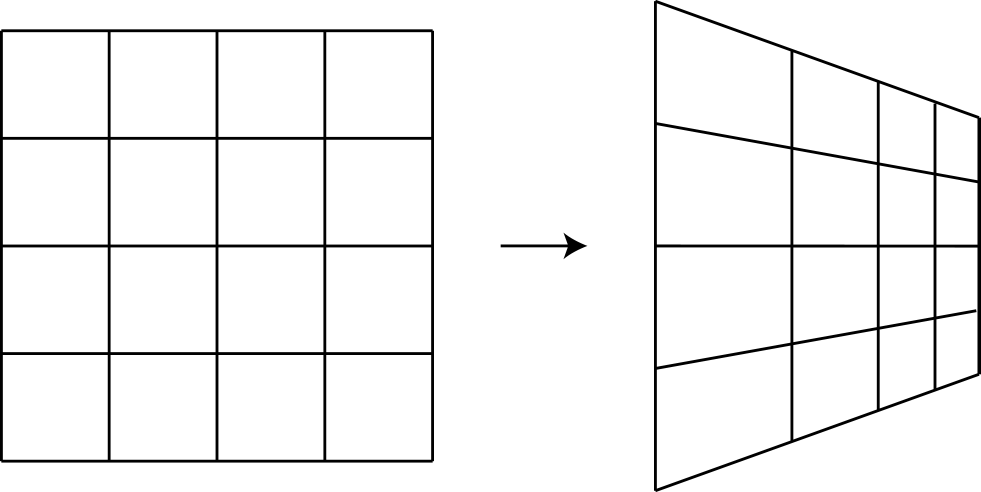
#> input picture logs.agents/figures/homography/example_homography.png, 2941 x 1476 px, found by its file name (shown at 1/3 size)
$ python vectorize_fast.py
#> lines starting #> are read from the running program, lines starting #| are printed output that depends on the picture
#!/usr/bin/env python3
"""
Fast vectorization & animation pipeline:
1. For each diagram, extract edges (Canny edge detection)
2. Vectorize edge mask to SVG using potrace
3. Create multi-layer animated GIF by rendering the SVG at increasing opacity/stroke widths
4. Export as compact GIF

Much faster than full layer-by-layer composition.
"""
import os
import subprocess
import tempfile
from pathlib import Path
from PIL import Image
import numpy as np
import cv2

DIAGRAMS = [
    "example_homography.png",
    "rotation_homography_vs3.png",
    "homography_plane_geometry2.png",
    "fig_matching_two_images3.png",
    "ransac_algo.png",
]

FIGURES_DIR = Path("figures/homography")


def extract_edges_and_create_svg(img_path, output_svg):
    """
    Extract edges from image and create SVG using potrace.
    Returns True if successful.
    """
    # Read image
    img = cv2.imread(str(img_path), cv2.IMREAD_GRAYSCALE)
    if img is None:
        print(f"    Failed to read {img_path}")
        return False

    # Extract edges (Canny)
    edges = cv2.Canny(img, 50, 150)

    # Create mask suitable for potrace (invert: white edges on black background)
    mask = cv2.bitwise_not(edges)

    # Save as PNG, then convert to PBM for potrace
    with tempfile.NamedTemporaryFile(suffix=".png", delete=False) as tmp:
        tmp_png = tmp.name

    cv2.imwrite(tmp_png, mask)

    # Convert PNG to PBM
    with tempfile.NamedTemporaryFile(suffix=".pbm", delete=False) as tmp:
        pbm_path = tmp.name

    try:
        # Use ImageMagick to convert PNG → PBM (simpler format for potrace)
        result = subprocess.run(
            ["magick", tmp_png, "-colorspace", "gray", "-threshold", "50%", pbm_path],
            capture_output=True,
            timeout=5,
        )

        if result.returncode != 0:
            print(f"    Failed to create PBM")
            return False

        # Trace to SVG
        result = subprocess.run(
            ["potrace", pbm_path, "-s", "-o", str(output_svg)],
            capture_output=True,
            text=True,
            timeout=5,
        )

        return result.returncode == 0

    finally:
        Path(tmp_png).unlink(missing_ok=True)
        Path(pbm_path).unlink(missing_ok=True)


# [67 lines left out: function create_animated_gif_from_svg, not called in this run]


def process_diagram_fast(diagram_name):
    """Fast pipeline: extract edges → potrace → animated SVG render → GIF"""
#> called with diagram_name = 'example_homography.png'
    input_path = FIGURES_DIR / diagram_name
    base_name = diagram_name.replace(".png", "")
    output_gif = FIGURES_DIR / f"{base_name}_vector.gif"

    print(f"\nProcessing: {diagram_name}")

    if not input_path.exists():
        print(f"  Skipped: {input_path} not found")
        return None

    try:
        # Get image size
        img = Image.open(input_path)
#> img is the input picture: PIL image 2941x1476 L; min 0, max 255, mean 243.3
        img_size = img.size
#> img_size = (2941, 1476)
        print(f"  Image size: {img_size}")
#|   Image size: (2941, 1476)

        # Step 1: Extract edges and vectorize
        print("  1. Extracting edges and vectorizing...")
        with tempfile.NamedTemporaryFile(suffix=".svg", delete=False) as tmp:
            svg_path = tmp.name

        if not extract_edges_and_create_svg(str(input_path), svg_path):
#> in extract_edges_and_create_svg, `edges = cv2.Canny(img, 50, 150)`:
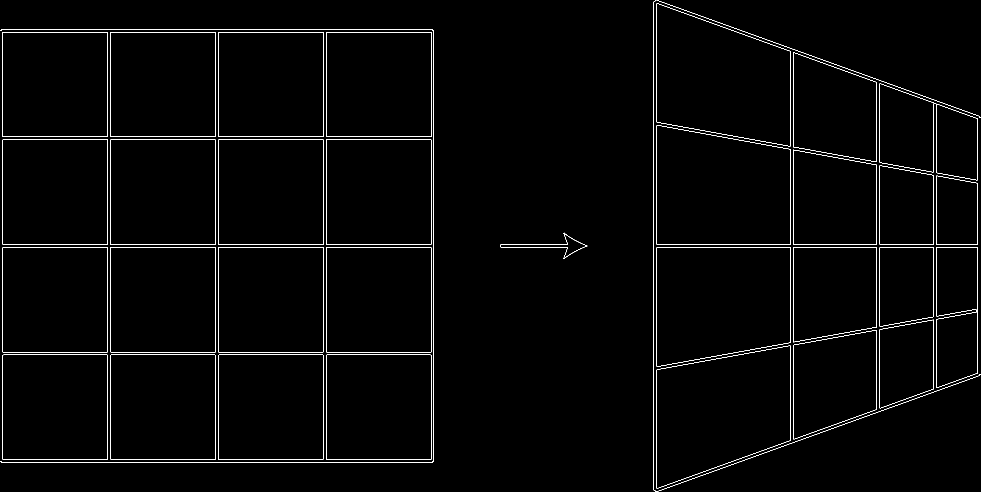
#> edges: shape (1476, 2941) (shown at 1/3 size); 1% white in thin lines or dots
#> in extract_edges_and_create_svg, `mask = cv2.bitwise_not(edges)`:
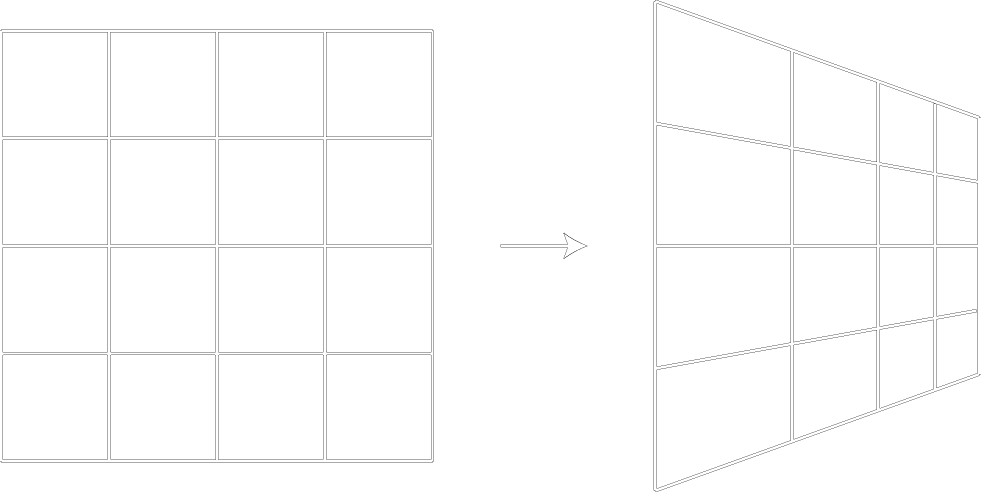
#> mask: shape (1476, 2941) (shown at 1/3 size); 99% white; black in thin lines or dots
            print("    Failed to create SVG")
            Path(svg_path).unlink(missing_ok=True)
            return None

        print("    ✓ SVG created")

        # Step 2: Create animated GIF
        print("  2. Creating animated GIF...")
        if create_animated_gif_from_svg(svg_path, output_gif, img_size, num_frames=6):
            Path(svg_path).unlink(missing_ok=True)
            return str(output_gif)

        Path(svg_path).unlink(missing_ok=True)
        return None

    except Exception as e:
        print(f"  Error: {e}")
        import traceback
        traceback.print_exc()
        return None


def main():
    """Process all diagrams."""
    print("=" * 70)
    print("FAST VECTORIZATION & EDGE-ANIMATION PIPELINE")
    print("=" * 70)

    results = {}
    for diagram in DIAGRAMS:
        result = process_diagram_fast(diagram)
        if result:
            results[diagram] = result

    print("\n" + "=" * 70)
    print(f"✓ Processed {len(results)}/{len(DIAGRAMS)} diagrams")
    print("=" * 70)

    if results:
        print("\nGenerated animated GIFs:")
        for orig, gif in results.items():
            gif_path = Path(gif)
            if gif_path.exists():
                size_kb = gif_path.stat().st_size / 1024
                print(f"  {orig:40s} → {gif_path.name:45s} ({size_kb:.1f} KB)")


if __name__ == "__main__":
    main()
#> (the call stopped at in extract_edges_and_create_svg, `result = subprocess.run( ["magick", tmp_png, "-colorspace", "gray", "-..`: subprocess is not available in this run)
